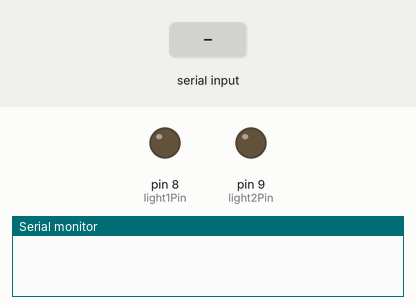
A sketch run on a simulated Arduino Uno, built with avr-gcc and run on an emulated ATmega328P. Parts: output pins drawn as LEDs (lit = HIGH), the last lines printed to the serial monitor. The inputs (shaded band) are chosen by the test bench.

Above: at 1.2 s.
1.3 s: "light1_on" received over Serial
At 3.2 s:
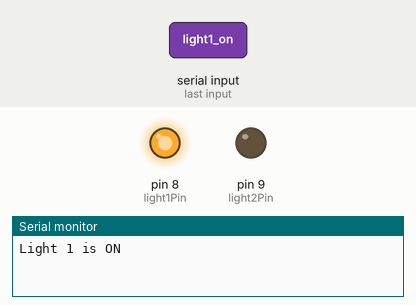
3.8 s: "light2_on" received over Serial
At 5.1 s:
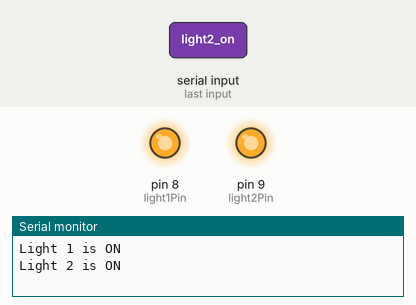
6.3 s: "light1_off" received over Serial
At 8.2 s:
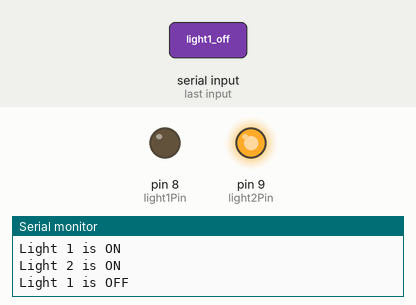
8.8 s: "light2_off" received over Serial
At 10.2 s:
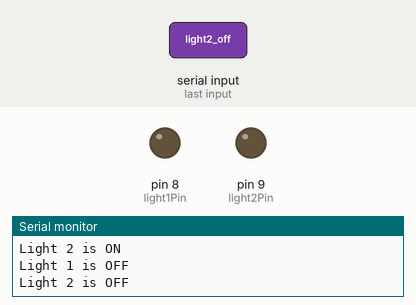
Timing chart, 0 to 11.8 s (numbered marks = the images above; inputs shaded):
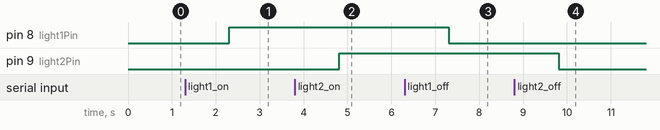

The sketch:

hardwarecontrol.ino
```cpp
int light1Pin = 8;  // Relay connected to pin 8 for light1
int light2Pin = 9;  // Relay connected to pin 9 for light2

void setup() {
  Serial.begin(9600);  // Start serial communication
  pinMode(light1Pin, OUTPUT);
  pinMode(light2Pin, OUTPUT);
}

void loop() {
  if (Serial.available() > 0) {
    String command = Serial.readString();  // Read the incoming command

    // Check for light control commands
    if (command == "light1_on") {
      digitalWrite(light1Pin, HIGH);  // Turn on light1
      Serial.println("Light 1 is ON");
    }
    else if (command == "light1_off") {
      digitalWrite(light1Pin, LOW);  // Turn off light1
      Serial.println("Light 1 is OFF");
    }
    else if (command == "light2_on") {
      digitalWrite(light2Pin, HIGH);  // Turn on light2
      Serial.println("Light 2 is ON");
    }
    else if (command == "light2_off") {
      digitalWrite(light2Pin, LOW);  // Turn off light2
      Serial.println("Light 2 is OFF");
    }
    else {
      Serial.println("Invalid Command");
    }
  }
}
```

Measured:
- after the input at 1.3 s, pin 8 (light1Pin): LOW → HIGH after 1.0 s
- after the input at 3.8 s, pin 9 (light2Pin): LOW → HIGH after 1.0 s
- after the input at 6.3 s, pin 8 (light1Pin): HIGH → LOW after 1.0 s
- after the input at 8.8 s, pin 9 (light2Pin): HIGH → LOW after 1.0 s
